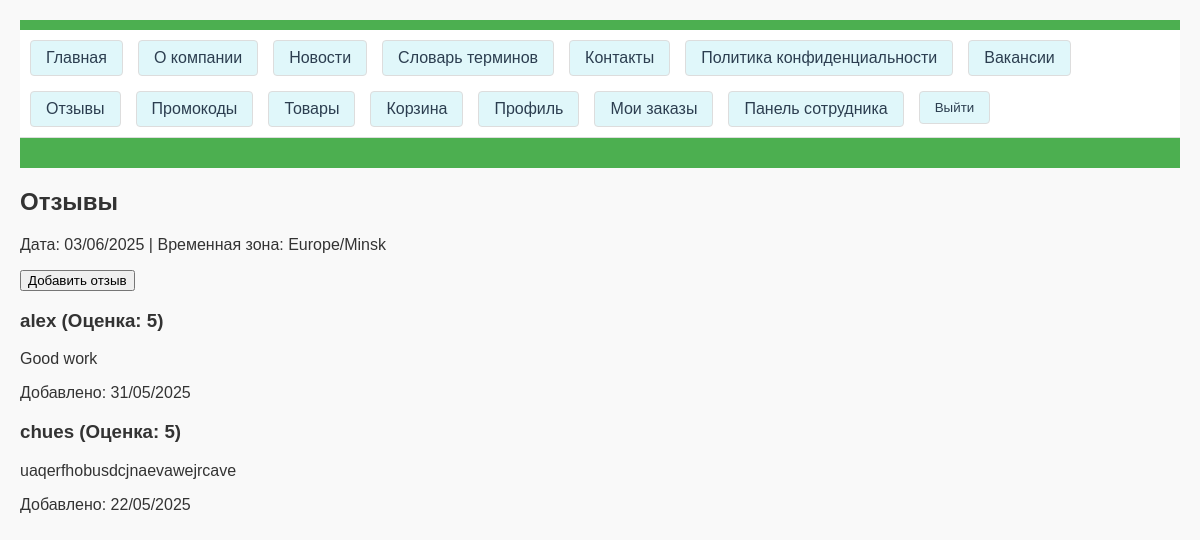
The app's page /reviews/ (signed in), older data.
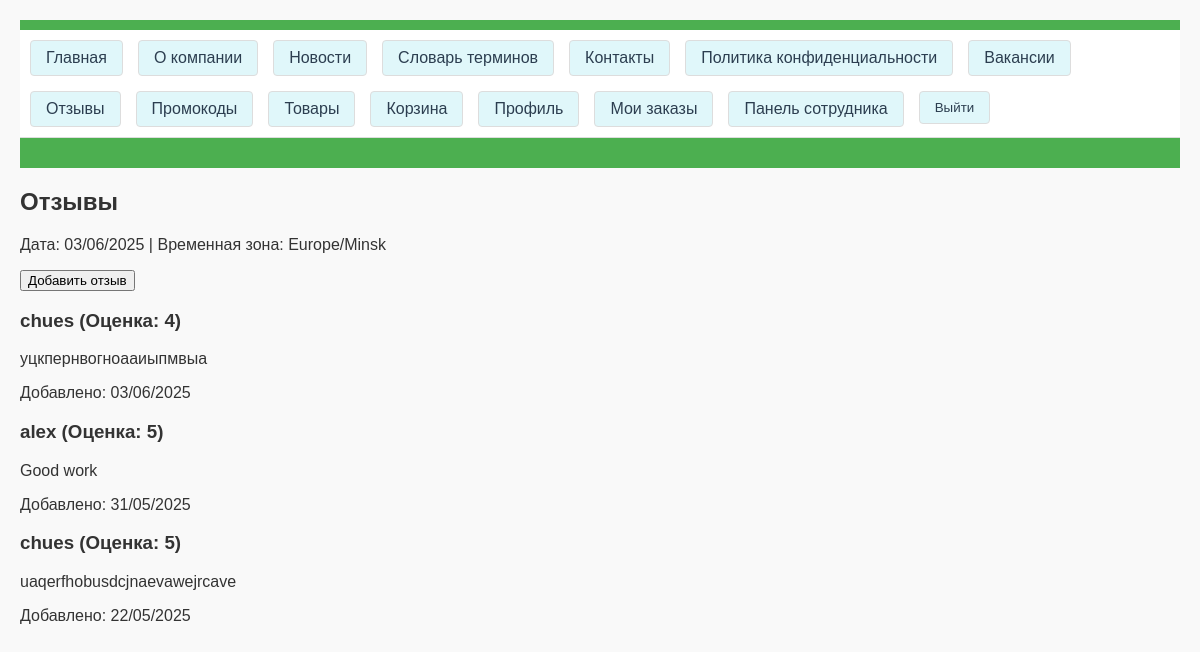
The same page, newer data.
### delivery_app/models.py (models this page shows, shortened)
class Review(models.Model):
    user = models.ForeignKey(User, on_delete=models.CASCADE, related_name='reviews')
    product = models.ForeignKey(Product, on_delete=models.CASCADE, related_name='reviews', null=True, blank=True)  # Новая связь
    rating = models.IntegerField(choices=[(i, str(i)) for i in range(1, 6)])
    text = models.TextField()
    created_date = models.DateTimeField(auto_now_add=True)

### delivery_app/views.py (the view)
# urls.py: path('reviews/', views.reviews, name='reviews'),
def reviews(request):
    reviews = Review.objects.order_by('-created_date')
    context = {
        'reviews': reviews,
        'current_date': timezone.now().strftime('%d/%m/%Y'),
        'timezone': 'Europe/Minsk',
    }
    return render(request, 'delivery_app/reviews.html', context)

### delivery_app/templates/delivery_app/reviews.html (shortened to what this page needs)
{% extends "delivery_app/base.html" %}
{% block content %}
<h2>Отзывы</h2>
<p>Дата: {{ current_date }} | Временная зона: {{ timezone }}</p>
{% if user.is_authenticated %}
    <a href="{% url 'delivery_app:add_review' %}"><button>Добавить отзыв</button></a>
{% else %}
    <a href="{% url 'delivery_app:login' %}"><button>Добавить отзыв (войдите)</button></a>
{% endif %}
{% for review in reviews %}
    <h3>{{ review.user.username }} (Оценка: {{ review.rating }})</h3>
    <p>{{ review.text }}</p>
    <p>Добавлено: {{ review.created_date|date:'d/m/Y' }}</p>
{% empty %}
    <p>Отзывов пока нет.</p>
{% endfor %}
{% endblock %}

Row changes from the older to the newer data that the page shows:
added Review: user.username "chues", rating "4", text "уцкпернвогноааиыпмвыа", created_date "03/06/2025"
